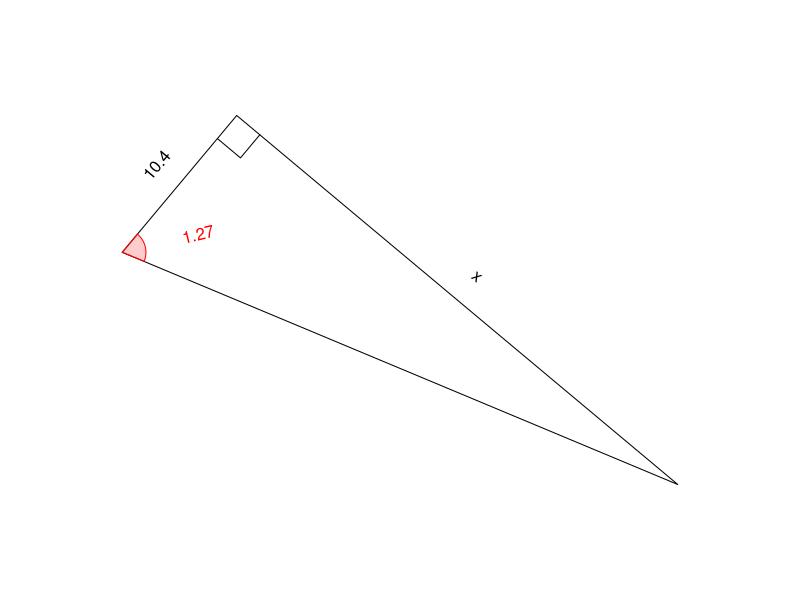

Source code (R):
## ---- chunk 1
while(T){
    th = signif(round(runif(1,pi/12,pi/2-pi/12),3),3)
    al = round(runif(1,10,100),1)
    ol = al*tan(th)
    hl = ol/sin(th)
    ans = ol
    tol = 0.1
    an2 = signif(ans,3)
    if(ol>10 && al>10 && hl<100 && an2%%1!=0){break}
}

if(th<1){
    angstr = sprintf("%.3f",th)
} else {
    angstr = sprintf("%.2f",th)
}
hstr = "" #
astr = sprintf("%.1f",signif(al,3))
ostr = "x"

## ---- chunk 2
par(mar=c(0,0,0,0),pty="s")

refl = sample(c(T,F),1)

bmp = 0.05
xs = c(0,cos(th),cos(th))
ys = c(0,0,sin(th))
xlo = cos(th)+bmp
ylo = sin(th)/2
srto = 90
xla = cos(th)/2
yla = -bmp
srta = 0
xlh = cos(th)/2+bmp*cos(th+pi/2)
ylh = sin(th)/2+bmp*sin(th+pi/2)
srth = th/pi*180
xang = bmp*cos(seq(0,th,pi/360))/th
yang = bmp*sin(seq(0,th,pi/360))/th
xlang = bmp*cos(th/2)/th+1.8*bmp*cos(th/2)
ylang = bmp*sin(th/2)/th+1.8*bmp*sin(th/2)
srtang = th/2/pi*180
xsq = c(cos(th)-bmp,cos(th)-bmp,cos(th))
ysq = c(0,bmp,bmp)

if(refl){
    xs = -xs
    xlo = -xlo
    srto = -90
    xla = -xla
    srta = 0
    xlh = -xlh
    srth = -th/pi*180
    xang = -xang
    xlang = -xlang
    srtang = -th/2/pi*180
    xsq = -xsq
}

rotang = runif(1,0,2*pi)

xs2 = xs*cos(rotang)-ys*sin(rotang)
ys2 = xs*sin(rotang)+ys*cos(rotang)
xlo2 = xlo*cos(rotang)-ylo*sin(rotang)
ylo2 = xlo*sin(rotang)+ylo*cos(rotang)
srto2 = (srto+rotang/pi*180+90)%%180-90
xla2 = xla*cos(rotang)-yla*sin(rotang)
yla2 = xla*sin(rotang)+yla*cos(rotang)
srta2 = (srta+rotang/pi*180+90)%%180-90
xlh2 = xlh*cos(rotang)-ylh*sin(rotang)
ylh2 = xlh*sin(rotang)+ylh*cos(rotang)
srth2 = (srth+rotang/pi*180+90)%%180-90
srtang2 = (srtang+rotang/pi*180+90)%%180-90
xang2 = xang*cos(rotang)-yang*sin(rotang)
yang2 = xang*sin(rotang)+yang*cos(rotang)
xlang2 = xlang*cos(rotang)-ylang*sin(rotang)
ylang2 = xlang*sin(rotang)+ylang*cos(rotang)
xsq2 = xsq*cos(rotang)-ysq*sin(rotang)
ysq2 = xsq*sin(rotang)+ysq*cos(rotang)

xxx = c(xs2,xlo2,xla2,xlh2,xlang2)
yyy = c(ys2,ylo2,yla2,ylh2,ylang2)

widx = (max(xxx)-min(xxx))/2
widy = (max(yyy)-min(yyy))/2
midx = (max(xxx)+min(xxx))/2
midy = (max(yyy)+min(yyy))/2
wid = max(c(widx,widy))

plot(0,0,"n",xlim=c(midx-wid,midx+wid),ylim=c(midy-wid,midy+wid),axes=F,ann=F)

polygon(xs2,ys2)
lines(xsq2,ysq2)
text(xlo2,ylo2,ostr,srt=srto2)
text(xla2,yla2,astr,srt=srta2)
text(xlh2,ylh2,hstr,srt=srth2)
polygon(c(0,xang2),c(0,yang2),border="red",col=rgb(1,0,0,0.2))
text(xlang2,ylang2,angstr,srt=srtang2,col="red")
